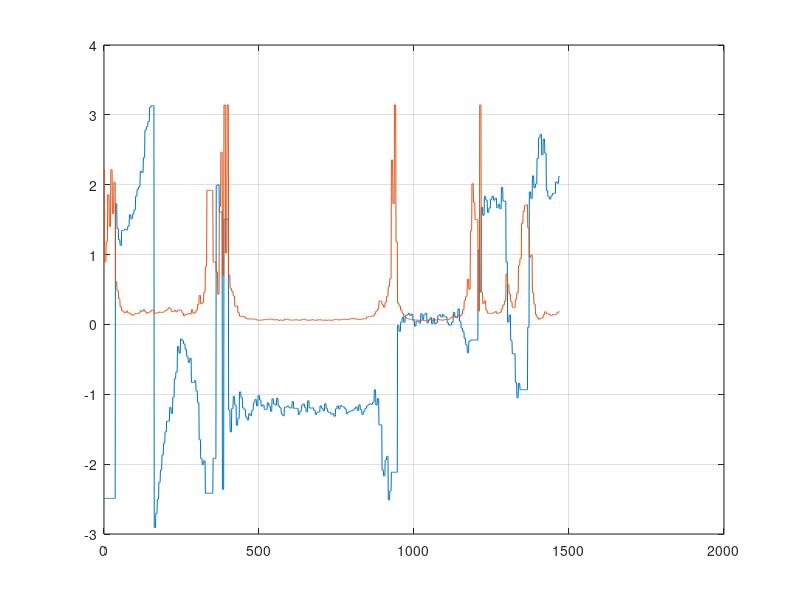

This figure's MATLAB source: (Note: this script raises an error after producing the figure.)
clear all; clc, close all;
%% from ref.m
% these values dont add to 90 deg
% angle from x axis (east axis)
phi = -22.060361206351129;
gamma = 68.015863207738889;
% overwrite phi to get orthogonal grid
phi = gamma - 90;

%%
load data.mat
n = n-n(1);
% headMot is angle rel to North so we offset that by 90deg
% headMot = headMot + 90*pi/180; % no we dont
myWrapToPi = @(ang) atan2( sin(ang), cos(ang) );
headMot = myWrapToPi(headMot);
%%
figure(1)
plot(n,[headMot,headAcc])

grid on;

h1_ind = 504:834;
h2_ind = 970:1024;

h1 = mean(headMot(h1_ind)) * 180/pi;
h2 = mean(headMot(h2_ind)) * 180/pi;

%% mahony heading

A_mag =  [0.9845097,  0.0000000,  0.0000000;
          0.0127330,  0.9886070,  0.0000000;
          0.0528879,  0.0021035,  1.0268833];
b_mag =  [0.4526199, -0.3468273,  0.4043421];
mag_calib = (mag - b_mag)*A_mag.';

data = [gyro, accel, mag_calib, t, quat, rpy, headMot];

time = data(:,10);
time = time - time(1);
Ts = median(diff(time));
ind_gyro = 1:3;
ind_acc  = 4:6;
ind_mag  = 7:9;
ind_quat = 11:14;
ind_rpy  = 15:17;
ind_headMot = 18;

% bessel
p = 2;         % pole at p rad/s
kp = 2 * p;
ki = kp^2 / 3;

para.kp = kp;
para.ki = ki;

rpy0 = 0 * [60, -60, 0] * 180/pi;
quat0 = rpy2quat(rpy0).';

[quatRP , biasRP ] = mahonyRP (data(:,ind_gyro), data(:,ind_acc), para, Ts, quat0);
[quatRPY, biasRPY] = mahonyRPY(data(:,ind_gyro), data(:,ind_acc), data(:,ind_mag), para, Ts, quat0);

rpyRP  = quat2rpy(quatRP );
rpyRPY = quat2rpy(quatRPY);
%%

figure(2)
plot(time, -headMot *180/pi)
hold on; grid on;
plot(time, rpyRPY(:,3) *180/pi)
hold off;
title("heading");